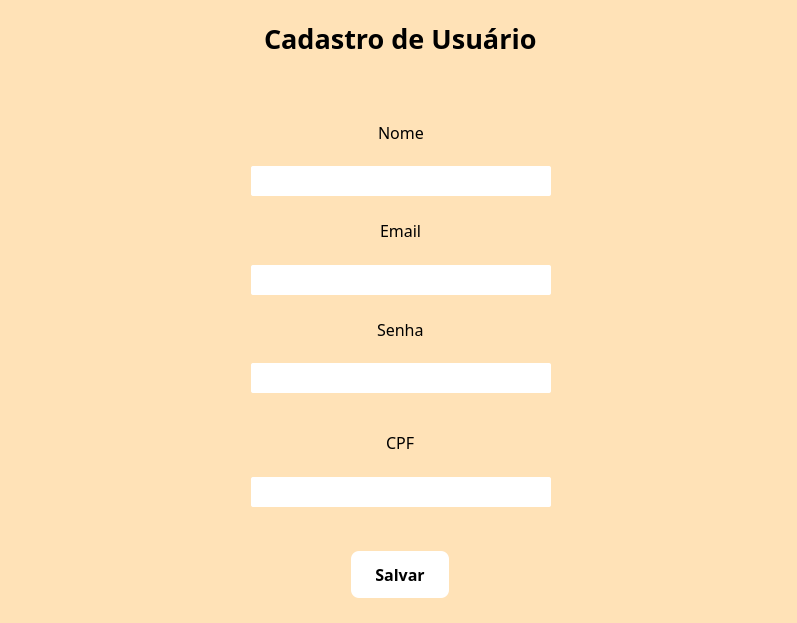
<?xml version="1.0" encoding="UTF-8"?>
<ui version="4.0">
 <class>MainWindow</class>
 <widget class="QMainWindow" name="MainWindow">
  <property name="geometry">
   <rect>
    <x>0</x>
    <y>0</y>
    <width>797</width>
    <height>623</height>
   </rect>
  </property>
  <property name="minimumSize">
   <size>
    <width>797</width>
    <height>623</height>
   </size>
  </property>
  <property name="windowTitle">
   <string>MainWindow</string>
  </property>
  <widget class="QWidget" name="centralwidget">
   <property name="styleSheet">
    <string notr="true">background-color: rgb(255, 226, 183);</string>
   </property>
   <widget class="QWidget" name="verticalLayoutWidget">
    <property name="geometry">
     <rect>
      <x>0</x>
      <y>0</y>
      <width>801</width>
      <height>621</height>
     </rect>
    </property>
    <layout class="QVBoxLayout" name="verticalLayout">
     <item>
      <spacer name="verticalSpacer_2">
       <property name="orientation">
        <enum>Qt::Vertical</enum>
       </property>
       <property name="sizeHint" stdset="0">
        <size>
         <width>20</width>
         <height>40</height>
        </size>
       </property>
      </spacer>
     </item>
     <item>
      <layout class="QHBoxLayout" name="horizontalLayout">
       <item>
        <spacer name="horizontalSpacer">
         <property name="orientation">
          <enum>Qt::Horizontal</enum>
         </property>
         <property name="sizeHint" stdset="0">
          <size>
           <width>40</width>
           <height>20</height>
          </size>
         </property>
        </spacer>
       </item>
       <item>
        <layout class="QVBoxLayout" name="verticalLayout_6">
         <property name="spacing">
          <number>0</number>
         </property>
         <property name="sizeConstraint">
          <enum>QLayout::SetDefaultConstraint</enum>
         </property>
         <property name="leftMargin">
          <number>0</number>
         </property>
         <property name="topMargin">
          <number>0</number>
         </property>
         <item alignment="Qt::AlignHCenter">
          <widget class="QLabel" name="label_16">
           <property name="maximumSize">
            <size>
             <width>16777214</width>
             <height>30</height>
            </size>
           </property>
           <property name="font">
            <font>
             <family>Bonello,regular</family>
             <pointsize>20</pointsize>
             <weight>75</weight>
             <bold>true</bold>
            </font>
           </property>
           <property name="styleSheet">
            <string notr="true">  font-family: 'Bonello', regular;
  font-weight: bold;
  letter-spacing: .2rem;</string>
           </property>
           <property name="inputMethodHints">
            <set>Qt::ImhNone</set>
           </property>
           <property name="text">
            <string>Cadastro de Usuário</string>
           </property>
           <property name="scaledContents">
            <bool>false</bool>
           </property>
           <property name="wordWrap">
            <bool>false</bool>
           </property>
          </widget>
         </item>
         <item>
          <spacer name="verticalSpacer_3">
           <property name="orientation">
            <enum>Qt::Vertical</enum>
           </property>
           <property name="sizeHint" stdset="0">
            <size>
             <width>15</width>
             <height>70</height>
            </size>
           </property>
          </spacer>
         </item>
         <item alignment="Qt::AlignHCenter">
          <widget class="QLabel" name="label_17">
           <property name="maximumSize">
            <size>
             <width>16777215</width>
             <height>25</height>
            </size>
           </property>
           <property name="font">
            <font>
             <family>Bonello,regular</family>
             <pointsize>-1</pointsize>
            </font>
           </property>
           <property name="styleSheet">
            <string notr="true">  font-family: 'Bonello', regular;
  font-size: 16px;</string>
           </property>
           <property name="text">
            <string>Nome</string>
           </property>
          </widget>
         </item>
         <item>
          <spacer name="verticalSpacer_4">
           <property name="orientation">
            <enum>Qt::Vertical</enum>
           </property>
           <property name="sizeHint" stdset="0">
            <size>
             <width>20</width>
             <height>25</height>
            </size>
           </property>
          </spacer>
         </item>
         <item>
          <widget class="QLineEdit" name="inputNome">
           <property name="styleSheet">
            <string notr="true">background-color:white;
border-radius: 2px;
border: none;
width:300px;
height: 30px</string>
           </property>
          </widget>
         </item>
         <item>
          <spacer name="verticalSpacer_5">
           <property name="orientation">
            <enum>Qt::Vertical</enum>
           </property>
           <property name="sizeHint" stdset="0">
            <size>
             <width>20</width>
             <height>25</height>
            </size>
           </property>
          </spacer>
         </item>
         <item alignment="Qt::AlignHCenter">
          <widget class="QLabel" name="label_18">
           <property name="maximumSize">
            <size>
             <width>16777215</width>
             <height>25</height>
            </size>
           </property>
           <property name="font">
            <font>
             <family>Bonello,regular</family>
             <pointsize>-1</pointsize>
            </font>
           </property>
           <property name="styleSheet">
            <string notr="true">  font-family: 'Bonello', regular;
  font-size: 16px;</string>
           </property>
           <property name="text">
            <string>Email</string>
           </property>
          </widget>
         </item>
         <item>
          <spacer name="verticalSpacer_6">
           <property name="orientation">
            <enum>Qt::Vertical</enum>
           </property>
           <property name="sizeHint" stdset="0">
            <size>
             <width>20</width>
             <height>25</height>
            </size>
           </property>
          </spacer>
         </item>
         <item>
          <widget class="QLineEdit" name="inputEmail">
           <property name="styleSheet">
            <string notr="true">background-color:white;
border-radius: 2px;
border: none;
width:300px;
height: 30px</string>
           </property>
          </widget>
         </item>
         <item>
          <spacer name="verticalSpacer_7">
           <property name="orientation">
            <enum>Qt::Vertical</enum>
           </property>
           <property name="sizeHint" stdset="0">
            <size>
             <width>20</width>
             <height>25</height>
            </size>
           </property>
          </spacer>
         </item>
         <item alignment="Qt::AlignHCenter">
          <widget class="QLabel" name="label_19">
           <property name="maximumSize">
            <size>
             <width>16777215</width>
             <height>25</height>
            </size>
           </property>
           <property name="font">
            <font>
             <family>Bonello,regular</family>
             <pointsize>-1</pointsize>
            </font>
           </property>
           <property name="styleSheet">
            <string notr="true">  font-family: 'Bonello', regular;
  font-size: 16px;</string>
           </property>
           <property name="text">
            <string>Senha</string>
           </property>
          </widget>
         </item>
         <item>
          <spacer name="verticalSpacer_8">
           <property name="orientation">
            <enum>Qt::Vertical</enum>
           </property>
           <property name="sizeHint" stdset="0">
            <size>
             <width>20</width>
             <height>25</height>
            </size>
           </property>
          </spacer>
         </item>
         <item alignment="Qt::AlignHCenter">
          <widget class="QLineEdit" name="inputSenha">
           <property name="styleSheet">
            <string notr="true">background-color:white;
border-radius: 2px;
border: none;
width:300px;
height: 30px</string>
           </property>
          </widget>
         </item>
         <item>
          <spacer name="verticalSpacer_9">
           <property name="orientation">
            <enum>Qt::Vertical</enum>
           </property>
           <property name="sizeHint" stdset="0">
            <size>
             <width>20</width>
             <height>40</height>
            </size>
           </property>
          </spacer>
         </item>
         <item alignment="Qt::AlignHCenter">
          <widget class="QLabel" name="label_20">
           <property name="maximumSize">
            <size>
             <width>16777215</width>
             <height>25</height>
            </size>
           </property>
           <property name="font">
            <font>
             <family>Bonello,regular</family>
             <pointsize>-1</pointsize>
            </font>
           </property>
           <property name="styleSheet">
            <string notr="true">  font-family: 'Bonello', regular;
  font-size: 16px;</string>
           </property>
           <property name="frameShadow">
            <enum>QFrame::Plain</enum>
           </property>
           <property name="lineWidth">
            <number>1</number>
           </property>
           <property name="text">
            <string>CPF</string>
           </property>
           <property name="textFormat">
            <enum>Qt::AutoText</enum>
           </property>
           <property name="scaledContents">
            <bool>false</bool>
           </property>
           <property name="alignment">
            <set>Qt::AlignLeading|Qt::AlignLeft|Qt::AlignVCenter</set>
           </property>
           <property name="indent">
            <number>-1</number>
           </property>
          </widget>
         </item>
         <item>
          <spacer name="verticalSpacer_10">
           <property name="orientation">
            <enum>Qt::Vertical</enum>
           </property>
           <property name="sizeHint" stdset="0">
            <size>
             <width>20</width>
             <height>25</height>
            </size>
           </property>
          </spacer>
         </item>
         <item alignment="Qt::AlignHCenter">
          <widget class="QLineEdit" name="inputCPF">
           <property name="styleSheet">
            <string notr="true">background-color:white;
border-radius: 2px;
border: none;
width:300px;
height: 30px</string>
           </property>
          </widget>
         </item>
        </layout>
       </item>
       <item>
        <spacer name="horizontalSpacer_2">
         <property name="orientation">
          <enum>Qt::Horizontal</enum>
         </property>
         <property name="sizeHint" stdset="0">
          <size>
           <width>40</width>
           <height>20</height>
          </size>
         </property>
        </spacer>
       </item>
      </layout>
     </item>
     <item>
      <spacer name="verticalSpacer_11">
       <property name="orientation">
        <enum>Qt::Vertical</enum>
       </property>
       <property name="sizeHint" stdset="0">
        <size>
         <width>20</width>
         <height>55</height>
        </size>
       </property>
      </spacer>
     </item>
     <item alignment="Qt::AlignHCenter">
      <widget class="QPushButton" name="btnSalvar">
       <property name="font">
        <font>
         <family>Betty,regular</family>
         <pointsize>-1</pointsize>
         <weight>75</weight>
         <bold>true</bold>
        </font>
       </property>
       <property name="styleSheet">
        <string notr="true">  background:white;
letter-spacing: .2rem;
  color: black; /* Texto branco */
  font-family: 'Betty', regular;
  font-size: 16px;
  font-weight: bold;
  padding: 12px 24px; /* Tamanho do botão */
  border: none; /* Remove bordas padrão */

  border-radius: 8px; /* Bordas arredondadas */
  cursor: pointer; /* Cursor de ponteiro ao passar o mouse */
  box-shadow: 0 4px 6px rgba(0, 0, 0, 0.1); /* Sombra suave */
  transition: all 0.3s ease-in-out; /* Animação suave */</string>
       </property>
       <property name="text">
        <string>Salvar</string>
       </property>
      </widget>
     </item>
     <item>
      <spacer name="verticalSpacer">
       <property name="orientation">
        <enum>Qt::Vertical</enum>
       </property>
       <property name="sizeHint" stdset="0">
        <size>
         <width>20</width>
         <height>40</height>
        </size>
       </property>
      </spacer>
     </item>
    </layout>
   </widget>
  </widget>
 </widget>
 <resources/>
 <connections/>
</ui>
